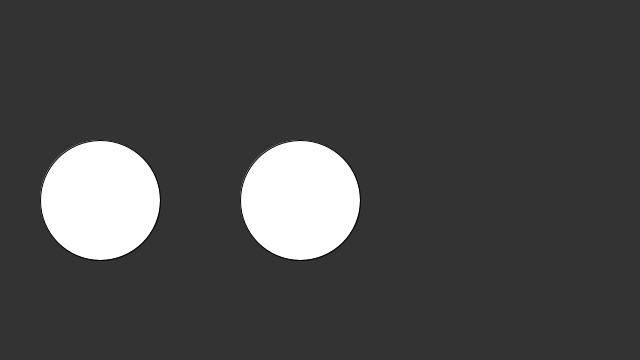
Frame 1 (no input)
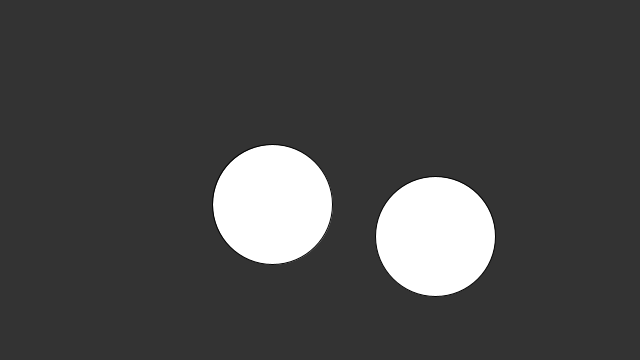
Frame 60 (the mouse pressed at the canvas centre just before this capture)
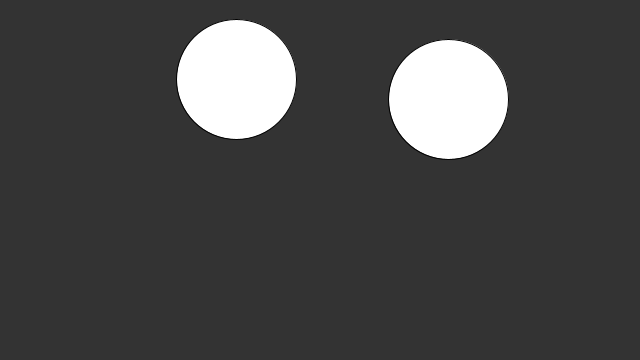
Frame 120 (the mouse held since frame 60 and released just before this capture)

The Processing sketch that drew these frames (run headless with seeded random() and noise(); from frame 60 on, the mouse is pressed at the canvas centre):

// Processing sketch: week15_04_copy_two_ball_cos
// ── week15_04_copy_two_ball_cos.pde
//week15_04_copy_two_ball_cos
void setup(){
  size(640,360);
}
Ball ball = new Ball(100,200,60);
Ball ball2 =new Ball(300,200,60);
void draw(){
  background(51);
  ball.display();
  ball.update();
  
  ball2.display();
  ball2.update();
}

// ── Ball.pde
class Ball{
  float x,y,r;
  float vx,vy;
  Ball(int x0,int y0,int r0){
    x = x0;
    y = y0;
    r = r0;
    vx = random(-10,+10);
    vy = random(-10,+10);
  }
  boolean checkCollision(Ball other){
    if(dist(x+vx,y+vy,other.x+other.vx,other.y+other.vy) <= r + other.r) {
      PVector diff = new PVector( other.x-x,other.y-y);
      float len = diff.mag();
      print(len);
      float a = diff.heading();
      
      PVector N = diff.copy().normalize();
      N.mult( N.dot(new PVector(vx,vy)) );
      PVector N2 = new PVector(-N.y,N.x).normalize();
      N2.mult( N.dot(new PVector(vx,vy)) );
      
      PVector M = diff.copy().normalize();
      M.mult( M.dot(new PVector(other.x,other.y)) );
      PVector M2 = new PVector(-M.y,M.x).normalize();
      M2.mult( M.dot(new PVector(other.x,other.y)) );
      
      PVector newV1 = PVector.add(M,N2);
      PVector newV2 = PVector.add(N,M2);
      vx = newV1.x;
      vy = newV1.y;
      other.vx = newV2.x;
      other.vy = newV2.y;
      return true; 
    }
    else return false;
  }
  void update(){
    if(x+vx>640-4 || x+vx<0+r) vx = -vx;
    if(y+vy>360-r || y+vy<0+r) vy = -vy;
    x += vx;
    y += vy;
  }
   void display(){
     ellipse(x,y,r+r,r+r);
   }
}
